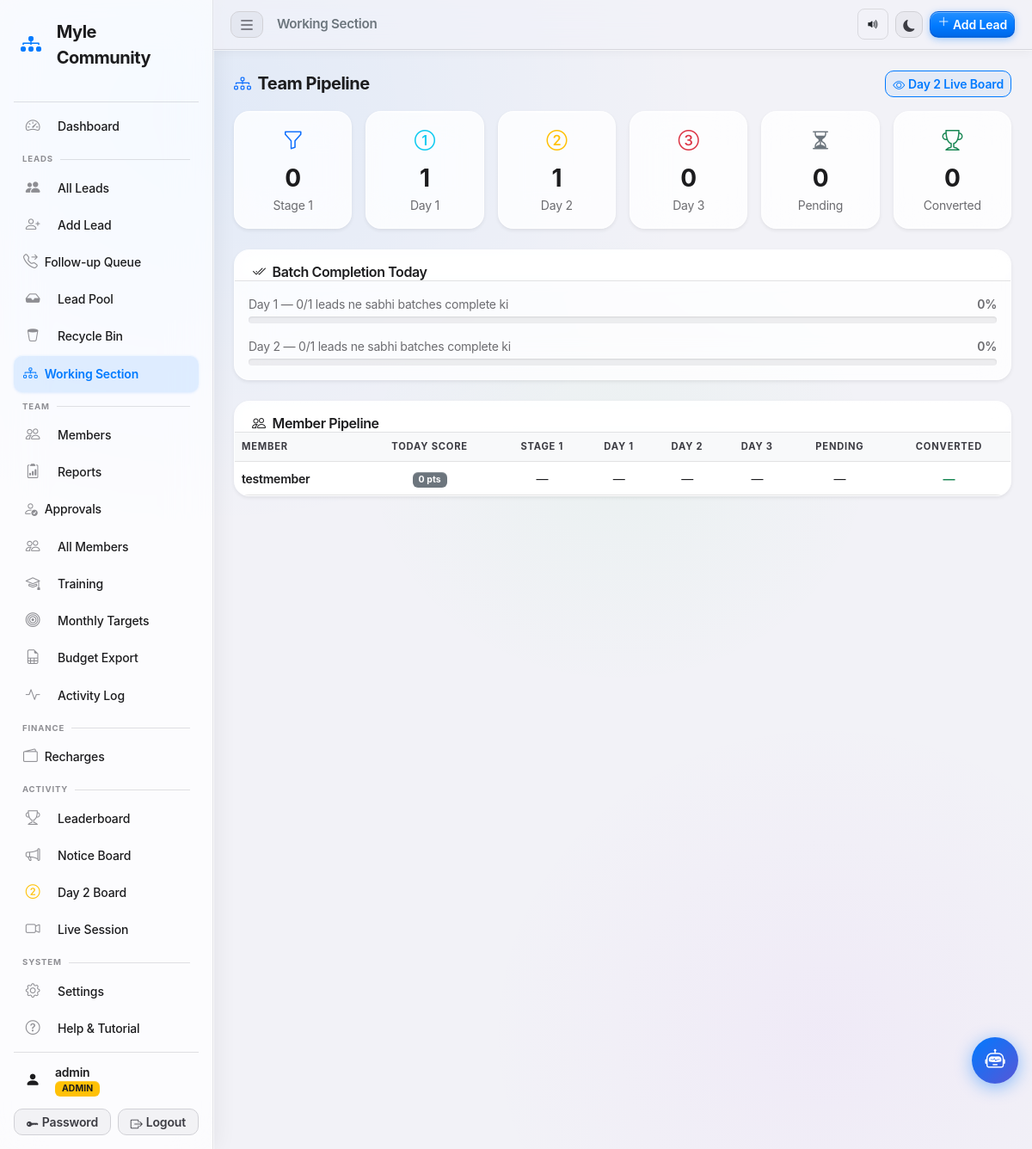
Page /working (signed in) on the committed database.
### tables this page shows
CREATE TABLE users (
            id         INTEGER PRIMARY KEY AUTOINCREMENT,
            username   TEXT    NOT NULL UNIQUE,
            password   TEXT    NOT NULL,
            role       TEXT    NOT NULL DEFAULT 'team',
            created_at TEXT    NOT NULL DEFAULT (datetime('now','localtime'))
        , fbo_id TEXT NOT NULL DEFAULT '', upline_name TEXT NOT NULL DEFAULT '', phone TEXT NOT NULL DEFAULT '', status TEXT NOT NULL DEFAULT 'pending', email TEXT NOT NULL DEFAULT '', display_picture TEXT NOT NULL DEFAULT '', calling_reminder_time TEXT NOT NULL DEFAULT '', training_required INTEGER NOT NULL DEFAULT 0, training_status TEXT NOT NULL DEFAULT 'not_required', joining_date TEXT NOT NULL DEFAULT '', certificate_path TEXT NOT NULL DEFAULT '', badges_json TEXT NOT NULL DEFAULT '[]', test_score INTEGER NOT NULL DEFAULT -1, test_attempts INTEGER NOT NULL DEFAULT 0);

### app.py (the view, shortened to what this page needs)
@app.route('/working')
@login_required
def working():
    db      = get_db()
    role    = session.get('role')
    username = session['username']
    today   = _today_ist().strftime('%Y-%m-%d')
    if role == 'admin':
        stage_placeholders = ','.join('?' * len(STAGE1_STATUSES))
        stage_counts = db.execute(f"""
            SELECT
                SUM(CASE WHEN status IN ({stage_placeholders}) THEN 1 ELSE 0 END) AS stage1,
                SUM(CASE WHEN status='Day 1'             THEN 1 ELSE 0 END) AS day1,
                SUM(CASE WHEN status='Day 2'             THEN 1 ELSE 0 END) AS day2,
                SUM(CASE WHEN status IN ('Interview','Track Selected') THEN 1 ELSE 0 END) AS day3,
                SUM(CASE WHEN status='Seat Hold Confirmed' THEN 1 ELSE 0 END) AS pending,
                SUM(CASE WHEN status IN ('Fully Converted','Converted') THEN 1 ELSE 0 END) AS converted
            FROM leads WHERE in_pool=0 AND deleted_at='' AND assigned_to != ''
        """, list(STAGE1_STATUSES)).fetchone()
        total_pipeline_value = db.execute("""
            SELECT COALESCE(SUM(track_price), 0) FROM leads
            WHERE in_pool=0 AND deleted_at='' AND status IN ('Seat Hold Confirmed','Track Selected')
        """).fetchone()[0] or 0
        members = db.execute(
            "SELECT username FROM users WHERE role='team' AND status='approved' ORDER BY username"
        ).fetchall()
        team_pipeline = {}
        for m in members:
            uname = m['username']
            row = db.execute(f"""
                SELECT
                    SUM(CASE WHEN status IN ({stage_placeholders}) THEN 1 ELSE 0 END) AS stage1,
                    SUM(CASE WHEN status='Day 1'             THEN 1 ELSE 0 END) AS day1,
                    SUM(CASE WHEN status='Day 2'             THEN 1 ELSE 0 END) AS day2,
                    SUM(CASE WHEN status IN ('Interview','Track Selected') THEN 1 ELSE 0 END) AS day3,
                    SUM(CASE WHEN status='Seat Hold Confirmed' THEN 1 ELSE 0 END) AS pending,
                    SUM(CASE WHEN status IN ('Fully Converted','Converted') THEN 1 ELSE 0 END) AS converted
                FROM leads WHERE assigned_to=? AND in_pool=0 AND deleted_at=''
            """, list(STAGE1_STATUSES) + [uname]).fetchone()
            score_pts, streak = _get_today_score(db, uname)
            team_pipeline[uname] = {
                'stage1': row['stage1'] or 0,
                'day1':   row['day1']   or 0,
                'day2':   row['day2']   or 0,
                'day3':   row['day3']   or 0,
                'pending': row['pending'] or 0,
                'converted': row['converted'] or 0,
                'today_score': score_pts,
            }
        stale_cutoff = (_now_ist() - datetime.timedelta(hours=48)).strftime('%Y-%m-%d %H:%M:%S')
        stale_leads  = db.execute("""
            SELECT id, name, phone, assigned_to, status, updated_at
            FROM leads
            WHERE in_pool=0 AND deleted_at=''
              AND assigned_to != ''
              AND status NOT IN ('Fully Converted','Converted','Lost','Seat Hold Confirmed')
              AND updated_at < ?
            ORDER BY updated_at ASC
        """, (stale_cutoff,)).fetchall()
        d1_total = db.execute(
            "SELECT COUNT(*) FROM leads WHERE in_pool=0 AND deleted_at='' AND status='Day 1'"
        ).fetchone()[0] or 0
        d1_done  = db.execute("""
            SELECT COUNT(*) FROM leads
            WHERE in_pool=0 AND deleted_at='' AND status='Day 1'
              AND d1_morning=1 AND d1_afternoon=1 AND d1_evening=1
        """).fetchone()[0] or 0
        d2_total = db.execute(
            "SELECT COUNT(*) FROM leads WHERE in_pool=0 AND deleted_at='' AND status='Day 2'"
        ).fetchone()[0] or 0
        d2_done  = db.execute("""
            SELECT COUNT(*) FROM leads
            WHERE in_pool=0 AND deleted_at='' AND status='Day 2'
              AND d2_morning=1 AND d2_afternoon=1 AND d2_evening=1
        """).fetchone()[0] or 0
        batch_completion = {
            'd1_total': d1_total, 'd1_done': d1_done,
            'd1_pct': round(d1_done / d1_total * 100) if d1_total else 0,
            'd2_total': d2_total, 'd2_done': d2_done,
            'd2_pct': round(d2_done / d2_total * 100) if d2_total else 0,
        }
        admin_batch_videos = {
            'd1_morning_v1': _get_setting(db, 'batch_d1_morning_v1', ''),
            'd1_morning_v2': _get_setting(db, 'batch_d1_morning_v2', ''),
            'd1_afternoon_v1': _get_setting(db, 'batch_d1_afternoon_v1', ''),
            'd1_afternoon_v2': _get_setting(db, 'batch_d1_afternoon_v2', ''),
            'd1_evening_v1': _get_setting(db, 'batch_d1_evening_v1', ''),
            'd1_evening_v2': _get_setting(db, 'batch_d1_evening_v2', ''),
            'd2_morning_v1': _get_setting(db, 'batch_d2_morning_v1', ''),
            'd2_morning_v2': _get_setting(db, 'batch_d2_morning_v2', ''),
            'd2_afternoon_v1': _get_setting(db, 'batch_d2_afternoon_v1', ''),
            'd2_afternoon_v2': _get_setting(db, 'batch_d2_afternoon_v2', ''),
            'd2_evening_v1': _get_setting(db, 'batch_d2_evening_v1', ''),
            'd2_evening_v2': _get_setting(db, 'batch_d2_evening_v2', ''),
        }
        db.close()
        return render_template('working.html',
            is_admin=True,
            team_pipeline=team_pipeline,
            stage_counts=stage_counts,
            total_pipeline_value=total_pipeline_value,
            stale_leads=stale_leads,
            batch_completion=batch_completion,
            tracks=TRACKS,
            batch_videos=admin_batch_videos,
        )

### app.py (called while the page is built, shortened)
def _now_ist():
    if _IST:
        return datetime.datetime.now(_IST).replace(tzinfo=None)
    return datetime.datetime.now()   # fallback: server local time

def _today_ist():
    if _IST:
        return datetime.datetime.now(_IST).date()
    return datetime.date.today()     # fallback

def _check_session_valid():
    username = session.get('username')
    if not username:
        return False
    db = get_db()
    row = db.execute(
        "SELECT status FROM users WHERE username=?", (username,)
    ).fetchone()
    db.close()
    if not row or row['status'] != 'approved':
        session.clear()
        return False
    return True

def login_required(f):
    @wraps(f)
    def decorated(*args, **kwargs):
        if 'username' not in session:
            flash('Please log in to continue.', 'warning')
            return redirect(url_for('login'))
        if not _check_session_valid():
            flash('Your account is no longer active. Please contact an admin.', 'danger')
            return redirect(url_for('login'))
        return f(*args, **kwargs)
    return decorated

def _get_setting(db, key, default=''):
    row = db.execute("SELECT value FROM app_settings WHERE key=?", (key,)).fetchone()
    return row['value'] if row else default

@app.context_processor
def inject_pending_count():
    if session.get('role') == 'admin':
        db  = get_db()
        row = db.execute("""
            SELECT
              (SELECT COUNT(*) FROM users           WHERE status='pending') as pu,
              (SELECT COUNT(*) FROM wallet_recharges WHERE status='pending') as wp
        """).fetchone()
        db.close()
        return {'pending_count': row['pu'], 'wallet_pending': row['wp'], 'has_pending_work': False}

@app.before_request
def csrf_protect():
    if '_csrf_token' not in session:
        session['_csrf_token'] = secrets.token_hex(32)
    if request.method in ('GET', 'HEAD', 'OPTIONS', 'TRACE'):
        return

@app.context_processor
def inject_csrf_token():
    return {'csrf_token': session.get('_csrf_token', '')}

@app.before_request
def training_gate():
    if any(request.path.startswith(p) for p in _TRAINING_EXEMPT):
        return
    if 'username' not in session:
        return
    if session.get('role') == 'admin':
        return
    ts = session.get('training_status', 'not_required')
    if ts not in ('not_required', 'unlocked'):
        return redirect(url_for('training_home'))

### templates/working.html (shortened to what this page needs)
{% extends "base.html" %}
{% block page_title %}Working Section{% endblock %}
{% block content %}
{% if is_admin %}
<div class="mb-3 d-flex align-items-center gap-3 flex-wrap">
  <h5 class="mb-0 fw-bold"><i class="bi bi-diagram-3 me-2 text-primary"></i>Team Pipeline</h5>
  <a href="{{ url_for('day2_progress') }}" class="btn btn-sm btn-outline-primary ms-auto">
    <i class="bi bi-eye me-1"></i>Day 2 Live Board
  </a>
</div>
<div class="row g-3 mb-4">
  {% set stage_items = [
    ('Stage 1', stage_counts.stage1 or 0, 'bi-funnel', 'primary'),
    ('Day 1',   stage_counts.day1   or 0, 'bi-1-circle', 'info'),
    ('Day 2',   stage_counts.day2   or 0, 'bi-2-circle', 'warning'),
    ('Day 3',   stage_counts.day3   or 0, 'bi-3-circle', 'danger'),
    ('Pending', stage_counts.pending or 0, 'bi-hourglass-split', 'secondary'),
    ('Converted', stage_counts.converted or 0, 'bi-trophy', 'success'),
  ] %}
  {% for label, count, icon, color in stage_items %}
  <div class="col-6 col-md-4 col-lg-2">
    <div class="card border-0 shadow-sm h-100 text-center">
      <div class="card-body py-3">
        <i class="bi {{ icon }} text-{{ color }} fs-4 mb-1 d-block"></i>
        <div class="fs-3 fw-bold">{{ count }}</div>
        <div class="text-muted small">{{ label }}</div>
      </div>
    </div>
  </div>
  {% endfor %}
</div>
<div class="card border-0 shadow-sm mb-4">
  <div class="card-header bg-transparent border-0 pt-3 pb-0">
    <h6 class="mb-0 fw-semibold"><i class="bi bi-check2-all me-2"></i>Batch Completion Today</h6>
  </div>
  <div class="card-body">
    <div class="mb-3">
      <div class="d-flex justify-content-between small text-muted mb-1">
        <span>Day 1 — {{ batch_completion.d1_done }}/{{ batch_completion.d1_total }} leads ne sabhi batches complete ki</span>
        <span class="fw-semibold">{{ batch_completion.d1_pct }}%</span>
      </div>
      <div class="progress" style="height:8px;">
      </div>
    </div>
    <div>
      <div class="d-flex justify-content-between small text-muted mb-1">
        <span>Day 2 — {{ batch_completion.d2_done }}/{{ batch_completion.d2_total }} leads ne sabhi batches complete ki</span>
        <span class="fw-semibold">{{ batch_completion.d2_pct }}%</span>
      </div>
      <div class="progress" style="height:8px;">
      </div>
    </div>
  </div>
</div>
<div class="card border-0 shadow-sm mb-4">
  <div class="card-header bg-transparent border-0 pt-3 pb-0">
    <h6 class="mb-0 fw-semibold"><i class="bi bi-people me-2"></i>Member Pipeline</h6>
  </div>
  <div class="card-body p-0">
    <div class="table-responsive">
      <table class="table table-hover align-middle mb-0 small">
        <thead class="table-light">
          <tr>
            <th>Member</th>
            <th class="text-center">Today Score</th>
            <th class="text-center">Stage 1</th>
            <th class="text-center">Day 1</th>
            <th class="text-center">Day 2</th>
            <th class="text-center">Day 3</th>
            <th class="text-center">Pending</th>
            <th class="text-center">Converted</th>
          </tr>
        </thead>
        <tbody>
          {% for uname, data in team_pipeline.items() %}
          {% set score = data.today_score %}
          <tr class="{% if score >= 50 %}table-success{% elif score >= 10 %}table-warning{% else %}{% endif %}">
            <td class="fw-semibold">{{ uname }}</td>
            <td class="text-center">
              <span class="badge {% if score >= 50 %}bg-success{% elif score >= 10 %}bg-warning text-dark{% else %}bg-secondary{% endif %}">
                {{ score }} pts
              </span>
            </td>
            <td class="text-center">{{ data.stage1 or '—' }}</td>
            <td class="text-center">{{ data.day1 or '—' }}</td>
            <td class="text-center">{{ data.day2 or '—' }}</td>
            <td class="text-center">{{ data.day3 or '—' }}</td>
            <td class="text-center">{{ data.pending or '—' }}</td>
            <td class="text-center text-success fw-semibold">{{ data.converted or '—' }}</td>
          </tr>
          {% else %}
          <tr><td colspan="8" class="text-center text-muted py-3">No team members yet.</td></tr>
          {% endfor %}
        </tbody>
      </table>
    </div>
  </div>
</div>
{% endif %}
{% endblock %}

### rows in the picture
users: username "testmember", test_attempts "0", stage1 "—", day1 "—", day2 "—", day3 "—", pending "—", converted "—"

### other values in the picture
{{ session.get('username', '') }} "admin"
{{ session.get('role', '') | upper }} "ADMIN"
{{ count }} "0" "1" "1" "0" "0" "0"
{{ label }} "Stage 1" "Day 1" "Day 2" "Day 3" "Pending" "Converted"
{{ batch_completion.d1_done }} "0"
{{ batch_completion.d1_total }} "1"
{{ batch_completion.d1_pct }} "0"
{{ batch_completion.d2_done }} "0"
{{ batch_completion.d2_total }} "1"
{{ batch_completion.d2_pct }} "0"
